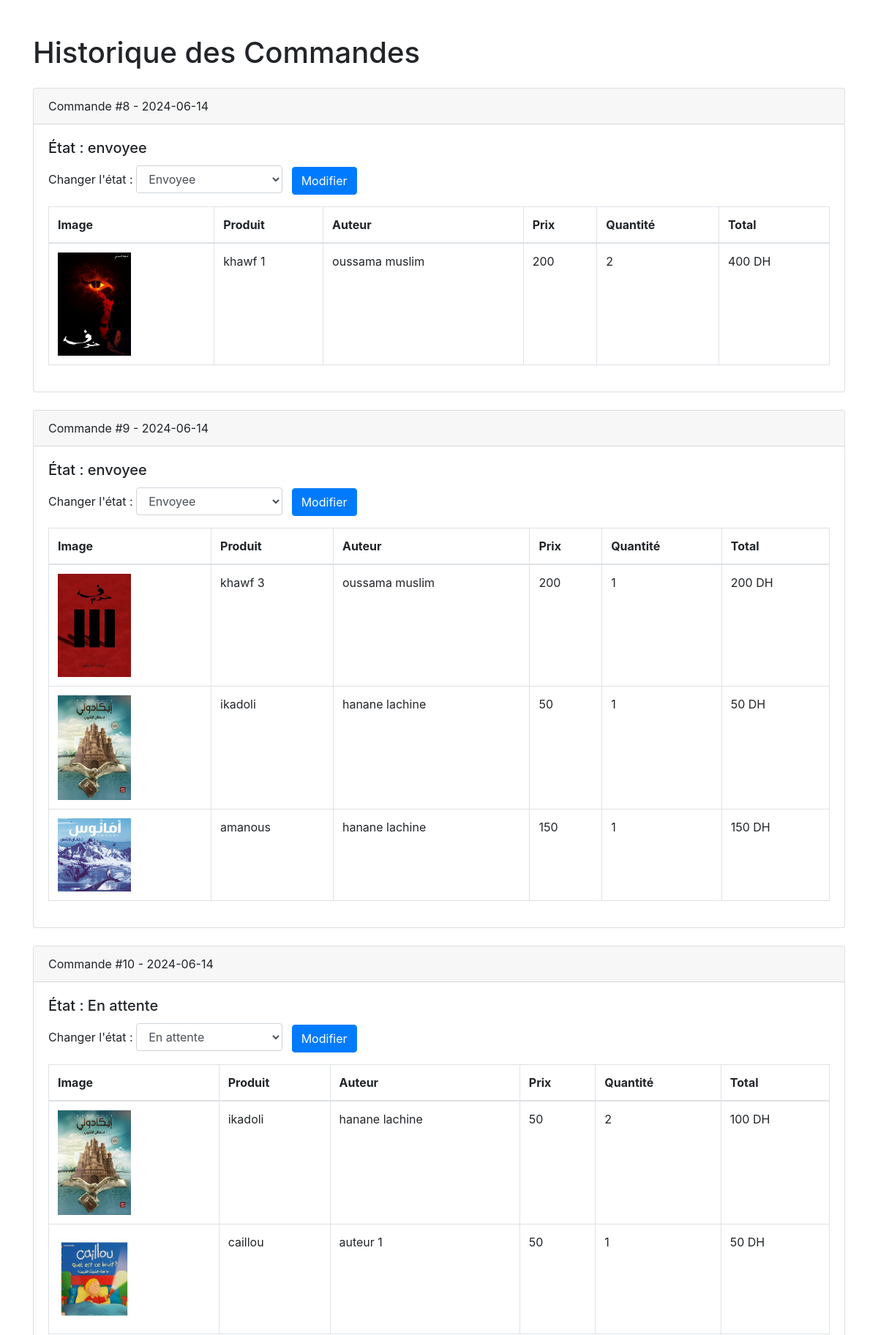
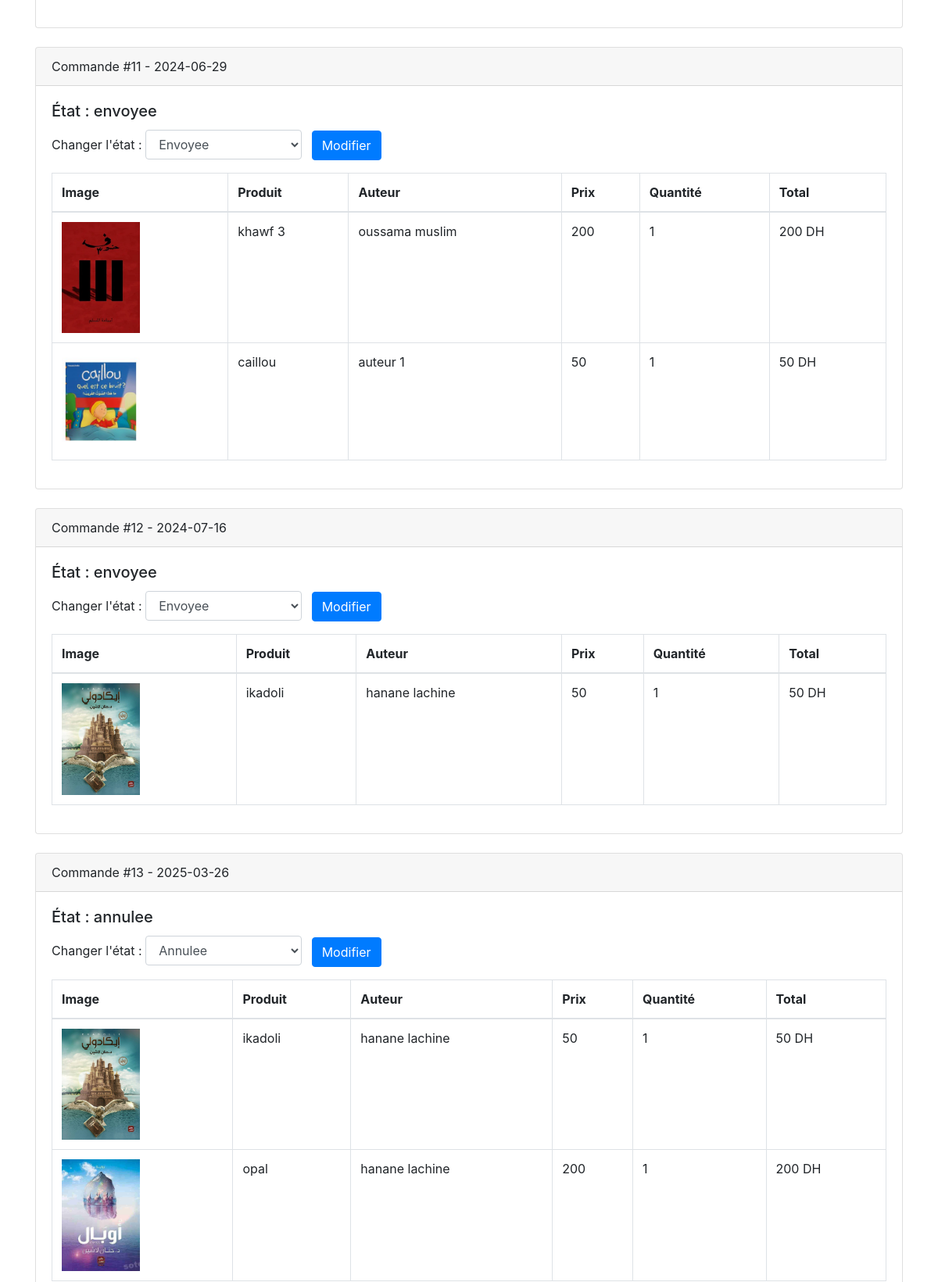
Page /Admin/historiqueCommande.php?id_u=3 (upper part) on the committed database (2 pictures, top to bottom).
### tables this page shows
CREATE TABLE `commande` (
  `num_cmd` int(11) NOT NULL,
  `date_cmd` date NOT NULL,
  `etat` varchar(30) NOT NULL DEFAULT 'en attente',
  `id_u` int(11) NOT NULL
);

CREATE TABLE `produit` (
  `id_prod` int(11) NOT NULL,
  `titre` varchar(255) NOT NULL,
  `nbpage` int(11) NOT NULL,
  `langue` varchar(255) NOT NULL,
  `editionn` varchar(255) NOT NULL,
  `datepublication` year(4) NOT NULL,
  `descriptionn` varchar(500) DEFAULT NULL,
  `note` int(11) NOT NULL,
  `prix` float NOT NULL,
  `remise` int(11) DEFAULT NULL,
  `qteS` int(11) NOT NULL,
  `img` varchar(255) DEFAULT NULL,
  `id_a` int(11) NOT NULL
);

CREATE TABLE `auteur` (
  `id_a` int(11) NOT NULL,
  `nomComplet` varchar(255) NOT NULL,
  `img` varchar(255) DEFAULT NULL
);

CREATE TABLE `detailcmd` (
  `num_cmd` int(11) NOT NULL,
  `id_prod` int(11) NOT NULL,
  `qte` int(11) NOT NULL
);

### Admin/historiqueCommande.php (the view, shortened to what this page needs)
<?php
include '../include/connexion.php';
if (isset($_GET['id_u'])) {
    $id_u = (int)$_GET['id_u'];
    try {
        $stmt = $pdo->prepare('SELECT c.num_cmd, c.date_cmd, c.etat, p.titre, p.id_a, a.nomComplet, p.img, p.prix, dc.qte
                               FROM commande c
                               JOIN detailcmd dc ON dc.num_cmd = c.num_cmd
                               JOIN produit p ON p.id_prod = dc.id_prod
                               JOIN auteur a ON p.id_a = a.id_a
                               WHERE c.id_u = :id_u');
        $stmt->execute(['id_u' => $id_u]);
        $commandes = $stmt->fetchAll(PDO::FETCH_ASSOC);
    } catch (PDOException $e) {
        echo 'Erreur : ' . $e->getMessage();
        $commandes = [];
    }
} else {
    echo 'ID utilisateur non spécifié.';
    exit;
}
?>
<!DOCTYPE html>
<html lang="fr">
<head>
    <link rel="stylesheet" href="https://stackpath.bootstrapcdn.com/bootstrap/4.5.2/css/bootstrap.min.css">
</head>
<body>
<div class="container">
    <h1 class="mt-5">Historique des Commandes</h1>
    <?php if ($commandes): ?>
        <?php
        $groupedCommandes = [];
        foreach ($commandes as $commande) {
            $groupedCommandes[$commande['num_cmd']]['details'][] = $commande;
            $groupedCommandes[$commande['num_cmd']]['date_cmd'] = $commande['date_cmd'];
            $groupedCommandes[$commande['num_cmd']]['etat'] = $commande['etat'];
        }
        ?>
        <?php foreach ($groupedCommandes as $num_cmd => $commande): ?>
            <div class="card mt-4">
                <div class="card-header">
                    Commande #<?= htmlspecialchars($num_cmd) ?> - <?= htmlspecialchars($commande['date_cmd']) ?>
                </div>
                <div class="card-body">
                    <h5 class="card-title">État : <?= htmlspecialchars($commande['etat']) ?></h5>
                    <form method="POST" action="">
                        <div class="form-group">
                            <label for="etat">Changer l'état :</label>
                            <select name="etat" id="etat" class="form-control" style="width: 200px; display: inline-block;">
                                <option value="en attente" <?= $commande['etat'] == 'en attente' ? 'selected' : '' ?>>En attente</option>
                                <option value="envoyee" <?= $commande['etat'] == 'envoyee' ? 'selected' : '' ?>>Envoyee</option>
                                <option value="annulee" <?= $commande['etat'] == 'annulee' ? 'selected' : '' ?>>Annulee</option>
                            </select>
                            <button type="submit" class="btn btn-primary ml-2">Modifier</button>
                        </div>
                    </form>
                    <div class="table-responsive">
                        <table class="table table-bordered">
                            <thead>
                                <tr>
                                    <th>Image</th>
                                    <th>Produit</th>
                                    <th>Auteur</th>
                                    <th>Prix</th>
                                    <th>Quantité</th>
                                    <th>Total</th>
                                </tr>
                            </thead>
                            <tbody>
                                <?php foreach ($commande['details'] as $detail): ?>
                                    <tr>
                                        <td><img src="../uploads/<?= htmlspecialchars($detail['img']) ?>" alt="Image Produit" class="img-fluid" style="max-width: 100px;"></td>
                                        <td><?= htmlspecialchars($detail['titre']) ?></td>
                                        <td><?= htmlspecialchars($detail['nomComplet']) ?></td>
                                        <td><?= htmlspecialchars($detail['prix']) ?></td>
                                        <td><?= htmlspecialchars($detail['qte']) ?></td>
                                        <td><?= htmlspecialchars($detail['prix'] * $detail['qte']) ?> DH</td>
                                    </tr>
                                <?php endforeach; ?>
                            </tbody>
                        </table>
                    </div>
                </div>
            </div>
        <?php endforeach; ?>
    <?php else: ?>
        <p>Aucune commande trouvée pour cet utilisateur.</p>
    <?php endif; ?>
</div>
</body>
</html>

### rows in the picture
commande: produit.img (picture), produit.titre "khawf 1", auteur.nomComplet "oussama muslim", produit.prix "200", detailcmd.qte "2", produit.prix "400"
commande: produit.img (picture), produit.titre "khawf 3", auteur.nomComplet "oussama muslim", produit.prix "200", detailcmd.qte "1", produit.titre "ikadoli", auteur.nomComplet "hanane lachine", produit.prix "50", produit.titre "amanous", produit.prix "150"
commande: produit.img (picture), produit.titre "ikadoli", auteur.nomComplet "hanane lachine", produit.prix "50", detailcmd.qte "2", produit.prix "100", produit.titre "caillou", auteur.nomComplet "auteur 1", detailcmd.qte "1"
commande: produit.img (picture), produit.titre "khawf 3", auteur.nomComplet "oussama muslim", produit.prix "200", detailcmd.qte "1", produit.titre "caillou", auteur.nomComplet "auteur 1", produit.prix "50"
commande: num_cmd "12", date_cmd "2024-07-16", etat "envoyee", etat "Envoyee", produit.img (picture), produit.titre "ikadoli", auteur.nomComplet "hanane lachine", produit.prix "50", detailcmd.qte "1"
commande: produit.img (picture), produit.titre "ikadoli", auteur.nomComplet "hanane lachine", produit.prix "50", detailcmd.qte "1", produit.titre "opal", produit.prix "200"

### other values in the picture
$num_cmd "8"
$commande['date_cmd'] "2024-06-14"
$commande['etat'] "envoyee"
$num_cmd "9"
$num_cmd "10"
$commande['etat'] "En attente"
$num_cmd "11"
$commande['date_cmd'] "2024-06-29"
$num_cmd "13"
$commande['date_cmd'] "2025-03-26"
$commande['etat'] "annulee"
